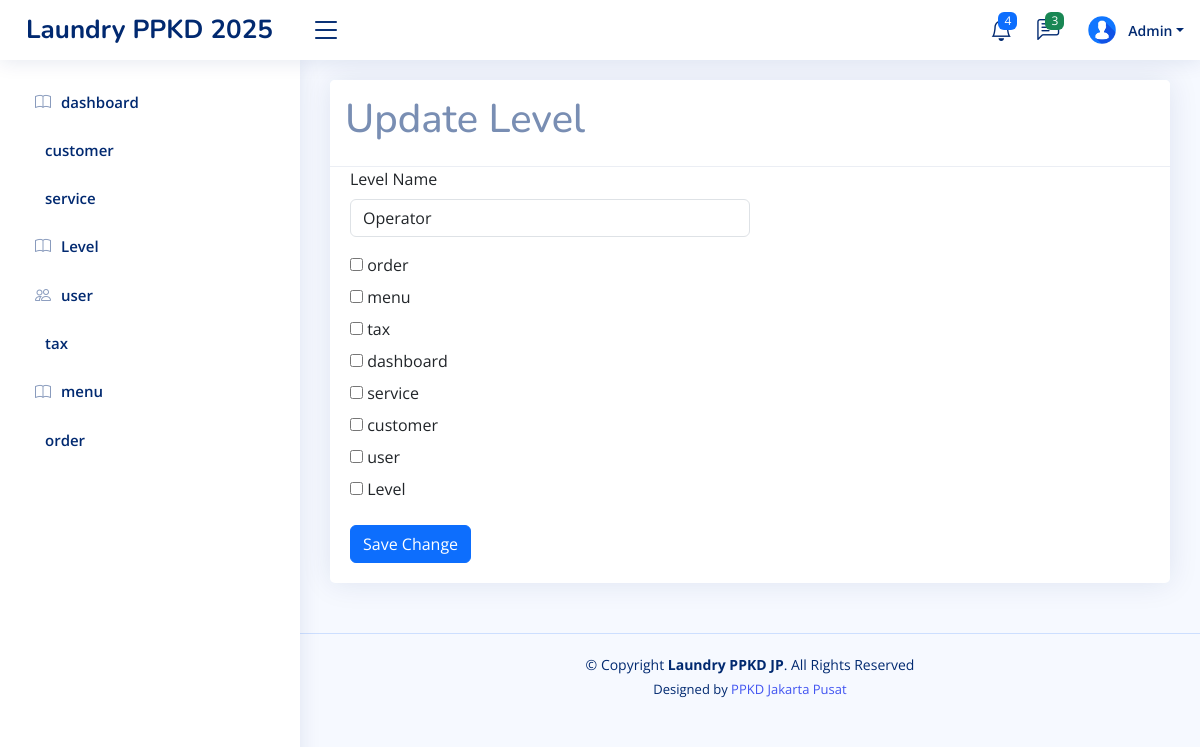
Before: /home.php?page=add-role-menu&edit=2 (signed in) with the older database file.
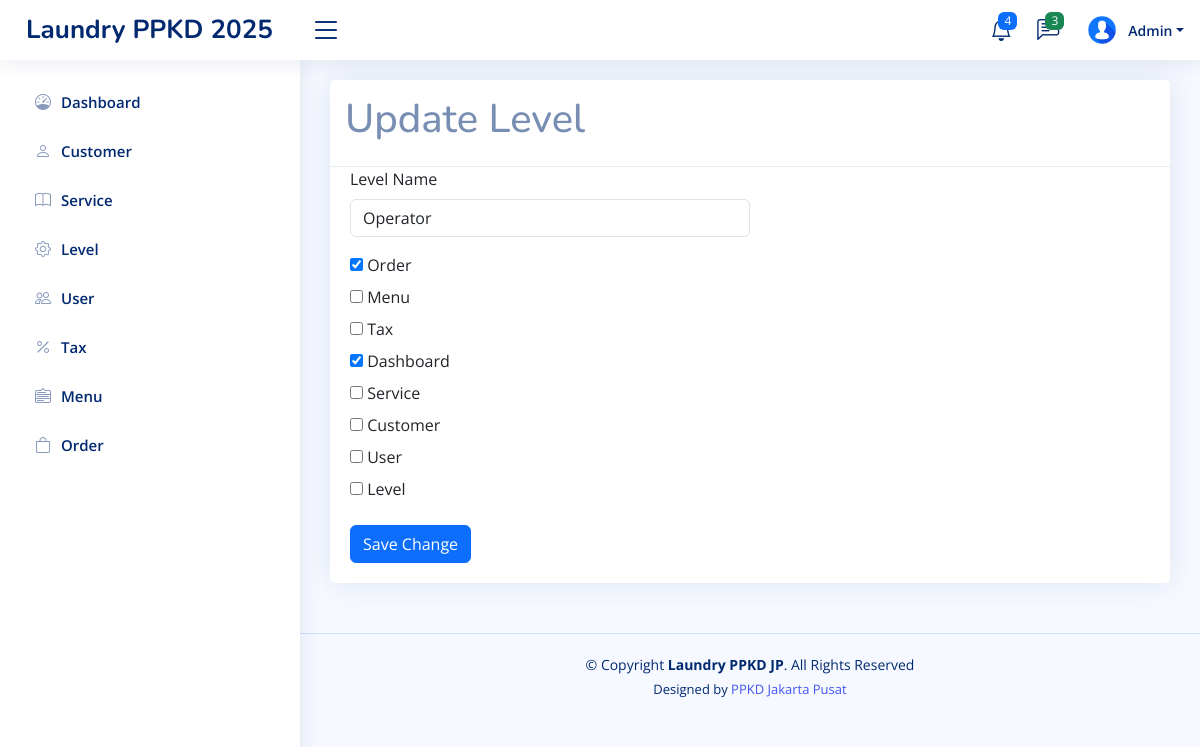
After: the same page with the newer database file.
### tables this page shows
CREATE TABLE `level_menus` (
  `id` int(11) NOT NULL,
  `level_id` int(11) NOT NULL,
  `menu_id` int(11) NOT NULL,
  `created_at` timestamp NOT NULL DEFAULT current_timestamp(),
  `updated_at` timestamp NULL DEFAULT NULL ON UPDATE current_timestamp()
);

CREATE TABLE `menus` (
  `id` int(11) NOT NULL,
  `name` varchar(30) NOT NULL,
  `icon` varchar(30) NOT NULL,
  `link` varchar(30) NOT NULL,
  `order` int(11) NOT NULL,
  `created_at` timestamp NOT NULL DEFAULT current_timestamp(),
  `updated_at` timestamp NULL DEFAULT NULL ON UPDATE current_timestamp()
);

### pages/add-role-menu.php (the view, shortened to what this page needs)
<?php
$id = isset($_GET['edit']) ? $_GET['edit'] : '';
$selectLevel = mysqli_query($config, "SELECT * FROM levels WHERE id = '$id'");
$rowEdit = mysqli_fetch_assoc($selectLevel);
$level_id = $rowEdit['id'];
$queryMenus = mysqli_query($config, "SELECT * FROM menus ORDER BY id DESC");
$rowMenus = mysqli_fetch_all($queryMenus, MYSQLI_ASSOC);
$selectedMenu = mysqli_query($config, "SELECT * FROM level_menus WHERE level_id='$level_id'");
$selectedMenuIds = [];
$rowSelectedMenus = mysqli_fetch_all($selectedMenu, MYSQLI_ASSOC);
foreach ($rowSelectedMenus as $selectedMenus) {
    $selectedMenuIds[] = $selectedMenus['menu_id'];
}
?>
<!DOCTYPE html>
<html lang="en">
<head>
</head>
<body>
    <div class="row">
        <div class="col-sm-12">
            <div class="card">
                <div class="card-header">
                    <h1><?= isset($_GET['edit']) ? 'Update' : 'Add' ?> Level</h1>
                </div>
                <div class="card-body">
                    <form action="" method="post">
                        <label for="" class="form-label">Level Name</label>
                        <input type="text" class="form-control w-50 mb-3" name="name"
                            value="<?php echo $rowEdit['name'] ?? '' ?>" placeholder="Enter level name" readonly>
                        <div class="mb-3">
                            <?php foreach ($rowMenus as $menu): ?>
                                <label for="" class="form-label">
                                    <input type="checkbox" name="menu_id[]" value="<?php echo $menu['id'] ?>"
                                        <?php echo in_array($menu['id'], $selectedMenuIds) ? 'checked' : '' ?>>
                                    <?php echo $menu['name'] ?>
                                </label>
                                <br>
                            <?php endforeach ?>
                        </div>
                        <button type="submit" class="btn btn-primary" name="save">Save Change</button>
                    </form>
                </div>
            </div>
        </div>
    </div>
</body>
</html>

### inc/sidebar.php
<?php
$level_id = $_SESSION['LEVEL_ID'] ?? '';
$querylevelMenu = mysqli_query($config, "SELECT * FROM menus JOIN level_menus ON menus.id = level_menus.menu_id WHERE level_id = '$level_id' ORDER BY `order` ASC");
$rowLevelMenus = mysqli_fetch_all($querylevelMenu, MYSQLI_ASSOC);
?>
<aside id="sidebar" class="sidebar">
    <ul class="sidebar-nav" id="sidebar-nav">
        <?php foreach ($rowLevelMenus as $rowLevelMenu): ?>
            <li class="nav-item">
                <a class="nav-link collapsed" href="?page=<?= $rowLevelMenu['link'] ?>">
                    <i class="<?= $rowLevelMenu['icon'] ?>"></i>
                    <span><?= $rowLevelMenu['name'] ?></span>
                </a>
            </li>
        <?php endforeach ?>
</aside>

Changed rows visible on the page:
changed through a linked row, level_menus: menu.name "dashboard" → "Dashboard"
changed through a linked row, level_menus: menu.name "customer" → "Customer"
changed through a linked row, level_menus: menu.name "service" → "Service"
changed through a linked row, level_menus: menu.name "user" → "User"
changed through a linked row, level_menus: menu.name "tax" → "Tax"
changed through a linked row, level_menus: menu.name "menu" → "Menu"
changed through a linked row, level_menus: menu.name "order" → "Order"
changed menus: icon "bi bi-user" → "bi bi-bag" (drawn); id "☐" → "☑"; name "order" → "Order"
changed menus: icon "bi bi-book" → "bi bi-menu-down" (drawn); name "menu" → "Menu"
changed menus: icon "bi bi-user" → "bi bi-percent" (drawn); name "tax" → "Tax"
changed menus: icon "bi bi-book" → "bi bi-speedometer" (drawn); id "☐" → "☑"; name "dashboard" → "Dashboard"
changed menus: icon "bi bi-user" → "bi bi-book" (drawn); name "service" → "Service"
changed menus: icon "bi bi-user" → "bi bi-person" (drawn); name "customer" → "Customer"
changed menus: name "user" → "User"
changed menus "Level": icon "bi bi-book" → "bi bi-gear" (drawn)
